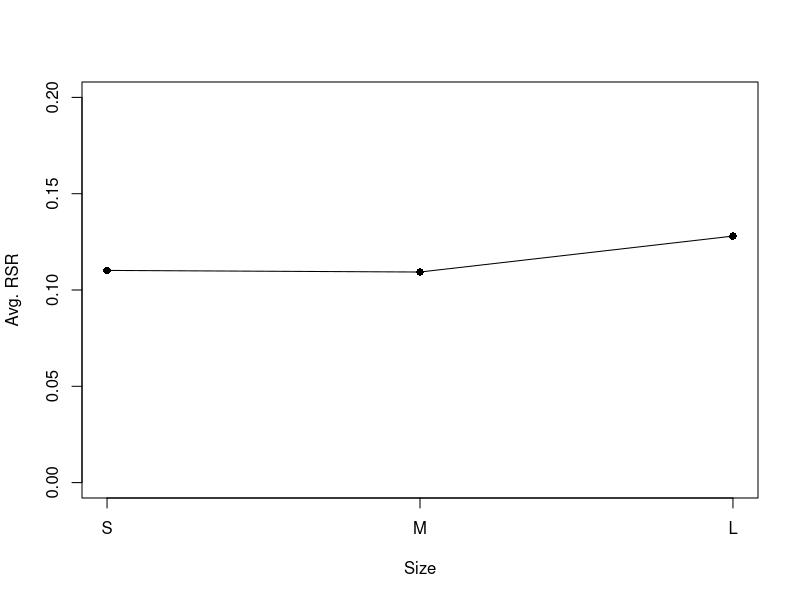
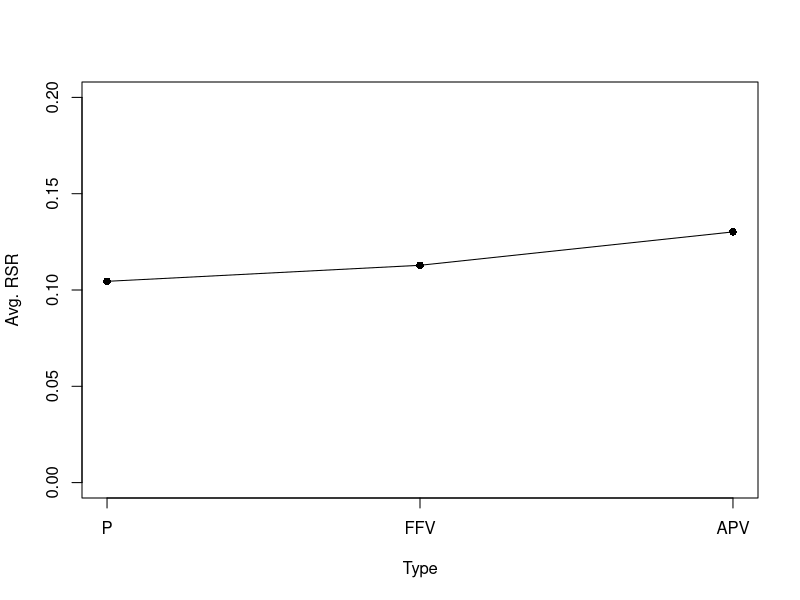

R code for these plots, in order:
pinterest <- read.csv("pinterest.csv", header = TRUE)

mean.size <- aggregate(x = pinterest$Y, by = list(Size = pinterest$Size), FUN = mean)
mean.size
plot(x = 1:3, y = mean.size$x, xlab = "Size", ylab = "Avg. RSR", pch = 16, xaxt = "n", ylim = c(0,0.2))
lines(x = 1:3, y = mean.size$x)
axis(side = 1, at = 1:3, labels = c("S", "M", "L"))

mean.type <- aggregate(x = pinterest$Y, by = list(Type = pinterest$Type), FUN = mean)
mean.type
plot(x = 1:3, y = mean.type$x, xlab = "Type", ylab = "Avg. RSR", pch = 16, xaxt = "n", ylim = c(0,0.2))
lines(x = 1:3, y = mean.type$x)
axis(side = 1, at = 1:3, labels = c("P", "FFV", "APV"))